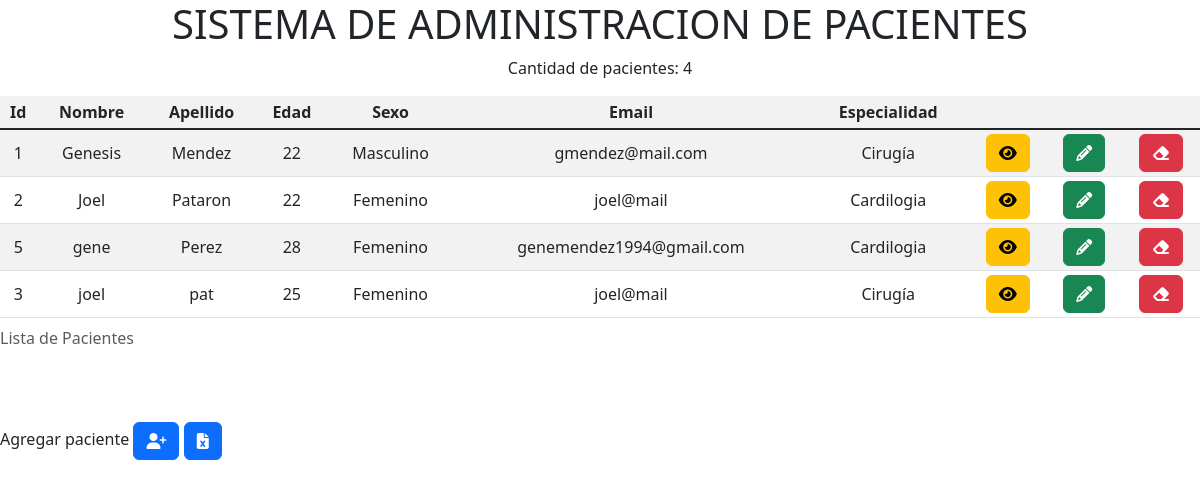
The app's page /, older data.
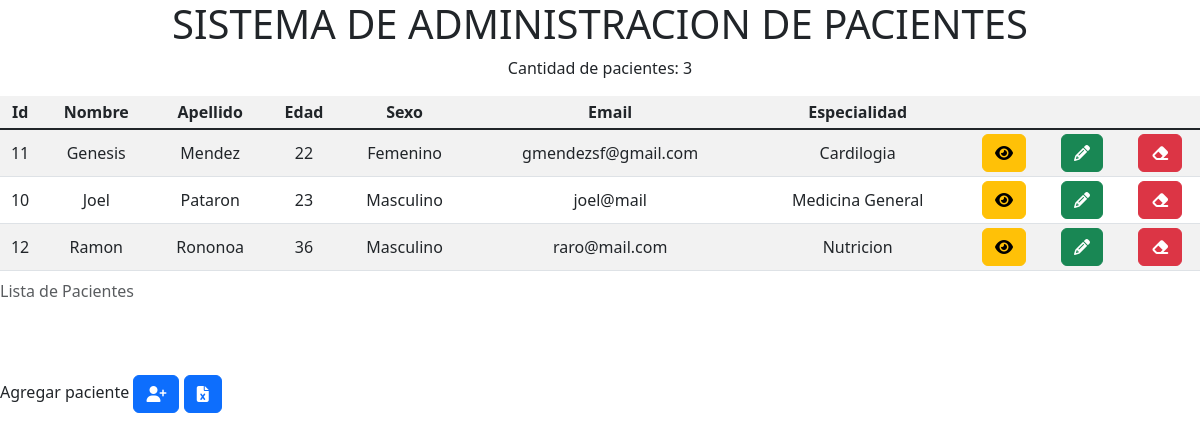
The same page, newer data.
### pacientes/models.py (models this page shows, shortened)
class Paciente(models.Model):
    SEXO = [
        ("M", "MASCULINO"),
        ("F", "FEMENINO"),
    ]
    nombre = models.CharField(max_length=50)
    apellido = models.CharField(max_length=50)
    edad = models.CharField(max_length=3)
    sexo = models.CharField(max_length=1, choices=SEXO, null=True)
    email = models.CharField(max_length=50)
    especialidad = models.ForeignKey(Especialidad, on_delete=models.CASCADE, null=True)

class Especialidad(models.Model):
    nombre = models.CharField(max_length=20, null=True)
    dia_semana = models.CharField(max_length=20, null=True)
    hora_inicio = models.TimeField(null=True)
    hora_fin = models.TimeField(null=True)
    medico = models.ForeignKey(Medico, on_delete=models.CASCADE, null=True)

### webapp/views.py (the view)
# urls.py: path('', mostrar_pacientes, name= 'inicio'),
def mostrar_pacientes(request):
     cantidad_pacientes = Paciente.objects.count()
     pagina = loader.get_template('pacientes.html')
     nombres_pacientes = Paciente.objects.order_by('apellido')
     datos = {'cantidad': cantidad_pacientes, 'pacientes':nombres_pacientes}
     return HttpResponse(pagina.render(datos, request))

### webapp/templates/pacientes.html (shortened to what this page needs)
<!DOCTYPE html>
<html lang="en">
<head>
    {% load static %}
    <link href="https://cdn.jsdelivr.net/npm/bootstrap@5.3.0/dist/css/bootstrap.min.css" rel="stylesheet">
    <link href="{% static 'fontawesomefree/css/fontawesome.css' %}" rel="stylesheet" type="text/css">
    <link href="{% static 'fontawesomefree/css/brands.css' %}" rel="stylesheet" type="text/css">
    <link href="{% static 'fontawesomefree/css/solid.css' %}" rel="stylesheet" type="text/css">
</head>
<body>
<div class="panel panel-primary" align="center">
  <h1 class="display-6">SISTEMA DE ADMINISTRACION DE PACIENTES</h1>
    <p>Cantidad de pacientes: {{cantidad}}</p>
</div>
<div class="table-responsive">
<table class="table table-striped table-hover table table-sm table align-middle text-center" >
    <caption>Lista de Pacientes</caption>
    <tr>
        <th >Id</th>
        <th >Nombre</th>
        <th >Apellido</th>
        <th >Edad</th>
        <th >Sexo</th>
        <th >Email</th>
        <th >Especialidad</th>
        <th ></th>
        <th ></th>
        <th ></th>
    </tr>
    <tbody class="table-group-divider">
        {% for paciente in pacientes %}
         <tr>
             <td>{{paciente.id}}</td>
             <td>{{paciente.nombre}}</td>
             <td>{{paciente.apellido}}</td>
             <td>{{paciente.edad}}</td>
             <td>{% if paciente.sexo == 'F' %} Femenino {% endif %} {% if paciente.sexo == 'M' %}Masculino {% endif %}</td>
             <td>{{paciente.email}}</td>
             <td>{{paciente.especialidad.nombre}}</td>
             <td><a class="btn btn-warning" href="ver_paciente/{{paciente.id}}"><i class="fa-solid fa-eye"></i></a></td>
             <td><a class="btn btn-success" href="editar_paciente/{{paciente.id}}"><i class="fa-solid fa-pencil"></i></a></td>
             <td><a class="btn btn-danger" href="eliminar_paciente/{{paciente.id}}"><i class="fa-solid fa-eraser"></i></a></td>
         </tr>
        {% endfor %}
    </tbody >
</table>
</div>
<br>
<br>
<div>
    <caption>Agregar paciente</caption>
    <a  class="btn btn-primary" href="agregar_pacientes"><i class="fa-solid fa-user-plus"></i></a>
    <a  class="btn btn-primary" href="generar_reporte"><i class="fa-solid fa-file-excel"></i></a>
</div>
</body>
</html>

Row changes from the older to the newer data that the page shows:
removed Paciente: id "1", nombre "Genesis", apellido "Mendez", edad "22", sexo "Masculino", email "gmendez@mail.com", especialidad.nombre "Cirugía"
removed Paciente: id "2", nombre "Joel", apellido "Pataron", edad "22", sexo "Femenino", email "joel@mail", especialidad.nombre "Cardilogia"
removed Paciente: id "5", nombre "gene", apellido "Perez", edad "28", sexo "Femenino", email "genemendez1994@gmail.com", especialidad.nombre "Cardilogia"
removed Paciente: id "3", nombre "joel", apellido "pat", edad "25", sexo "Femenino", email "joel@mail", especialidad.nombre "Cirugía"
added Paciente: id "11", nombre "Genesis", apellido "Mendez", edad "22", sexo "Femenino", email "gmendezsf@gmail.com", especialidad.nombre "Cardilogia"
added Paciente: id "10", nombre "Joel", apellido "Pataron", edad "23", sexo "Masculino", email "joel@mail", especialidad.nombre "Medicina General"
added Paciente: id "12", nombre "Ramon", apellido "Rononoa", edad "36", sexo "Masculino", email "raro@mail.com", especialidad.nombre "Nutricion"
Text that changed along with them:
{{ cantidad }}: "4" → "3"
